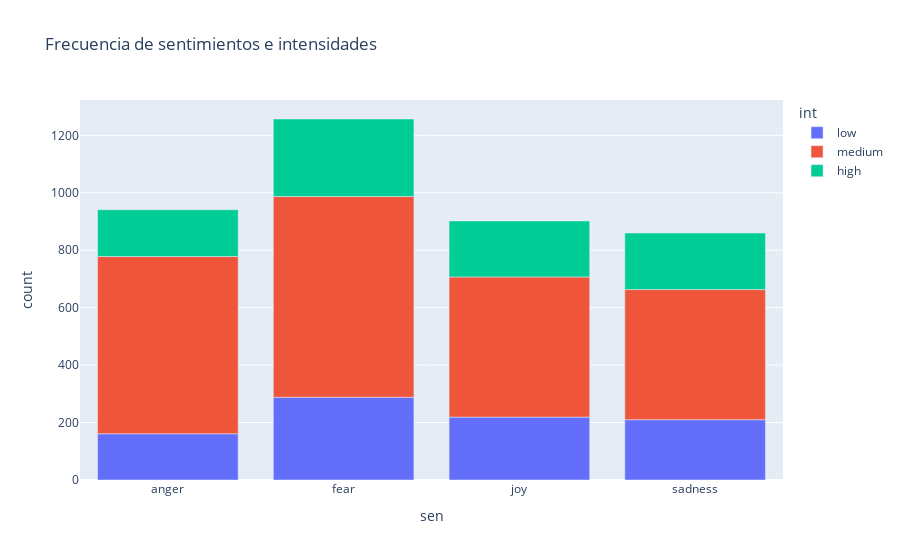

Here is the notebook cell this chart was saved with:
### Code cell
fig = px.bar(summ1_df, x="sen", y="count", color="int", title="Frecuencia de sentimientos e intensidades")
fig.show()
fig.write_html("summ1.html")

### Figure 1 — Plotly figure (JSON) as saved in the notebook; plotly's stock layout.template omitted (floating-point values rounded to 4 significant figures)
{"data": [{"alignmentgroup": "True", "hovertemplate": "int=low<br>sen=%{x}<br>count=%{y}<extra></extra>", "legendgroup": "low", "marker": {"color": "#636efa", "pattern": {"shape": ""}}, "name": "low", "offsetgroup": "low", "orientation": "v", "showlegend": true, "textposition": "auto", "type": "bar", "x": ["anger", "fear", "joy", "sadness"], "xaxis": "x", "y": [161, 288, 219, 210], "yaxis": "y"}, {"alignmentgroup": "True", "hovertemplate": "int=medium<br>sen=%{x}<br>count=%{y}<extra></extra>", "legendgroup": "medium", "marker": {"color": "#EF553B", "pattern": {"shape": ""}}, "name": "medium", "offsetgroup": "medium", "orientation": "v", "showlegend": true, "textposition": "auto", "type": "bar", "x": ["anger", "fear", "joy", "sadness"], "xaxis": "x", "y": [617, 699, 488, 453], "yaxis": "y"}, {"alignmentgroup": "True", "hovertemplate": "int=high<br>sen=%{x}<br>count=%{y}<extra></extra>", "legendgroup": "high", "marker": {"color": "#00cc96", "pattern": {"shape": ""}}, "name": "high", "offsetgroup": "high", "orientation": "v", "showlegend": true, "textposition": "auto", "type": "bar", "x": ["anger", "fear", "joy", "sadness"], "xaxis": "x", "y": [163, 270, 195, 197], "yaxis": "y"}], "layout": {"barmode": "relative", "legend": {"title": {"text": "int"}, "tracegroupgap": 0}, "title": {"text": "Frecuencia de sentimientos e intensidades"}, "xaxis": {"anchor": "y", "domain": [0, 1], "title": {"text": "sen"}}, "yaxis": {"anchor": "x", "domain": [0, 1], "title": {"text": "count"}}}}
